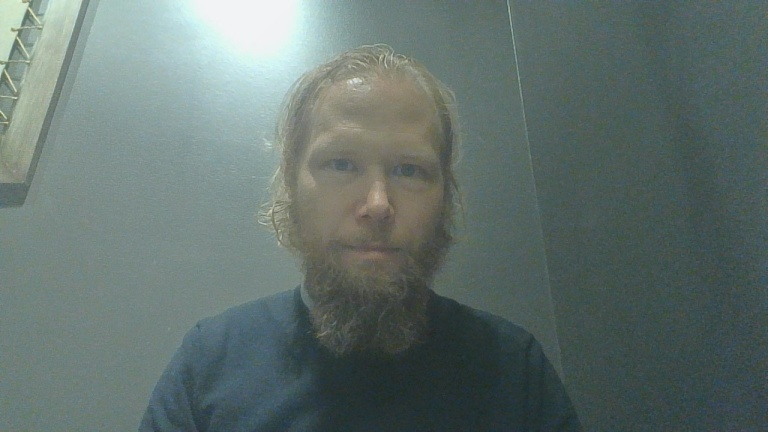
#> input picture billedanalyse/spr_s.jpg, 768 x 432 px
$ python blur.py
#> lines starting #> are read from the running program, lines starting #| are printed output that depends on the picture; after the words box and inside, x2 and y2 are one past the last pixel; in counts of white or black regions, pixels touching at a corner belong together; long printed decimals are rounded
import cv2
import numpy as np
from math import tan, atan2, sqrt, degrees

img = cv2.imread('spr_s.jpg', cv2.IMREAD_UNCHANGED)
#> img is the input picture: shape (432, 768, 3); mean B, G, R 110, 113.7, 99

gray = cv2.cvtColor(img, cv2.COLOR_BGR2GRAY)
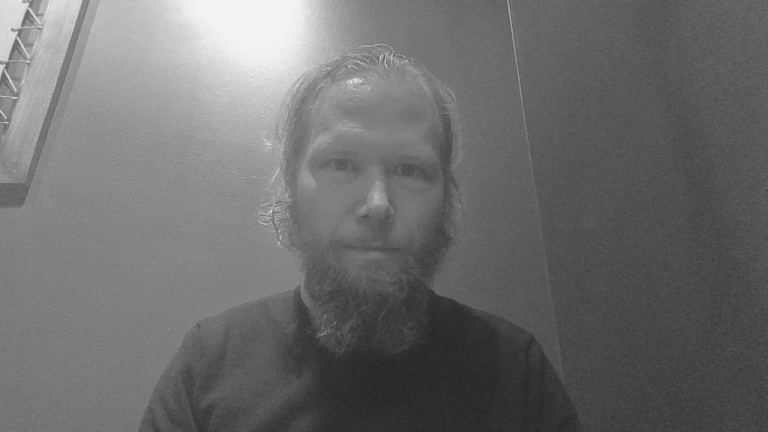
#> gray: shape (432, 768); min 36, max 244, mean 108.9
copy = gray.copy()
rows,cols = gray.shape
#> rows = 432; cols = 768
whites = []
for i in range(rows):
    for j in range(2,cols):
        k = int(gray[i,j])
        km1 = int(gray[i,j-1])
        if abs(k - km1) > 10:
            copy[i,j] = 255
            whites.append((i,j))
        else:
            copy[i,j] = 0
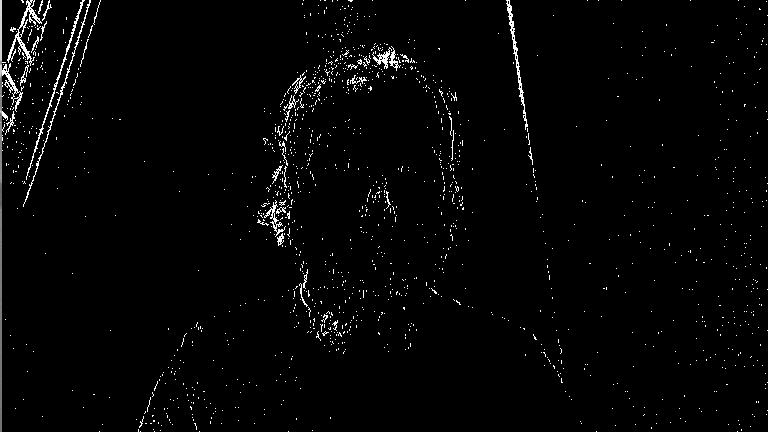
#> copy: shape (432, 768); min 0, max 255, mean 5
#> after the loop, whites = 6081 pairs, first value 0 to 431, second value 2 to 767
hough_space = np.zeros((180,881), np.uint8)
#(r,a): distance, angle
#Angle between [0;180]
#distance between [0;distance between origin and pixel]
print(len(whites), hough_space.shape)
#| 6081 (180, 881)
print(hough_space[0,0])
for pixel in whites:
    a = degrees(atan2(pixel[1], pixel[0]))
    r = sqrt(pixel[0]**2 + pixel[1]**2)
    hough_space[int(a),int(r)] += 25
#> this loop made 6081 passes
#> (pixel, a, r) on passes 1 to 3: ((0, 21), 90, 21), ((0, 22), 90, 22), ((0, 27), 90, 27)
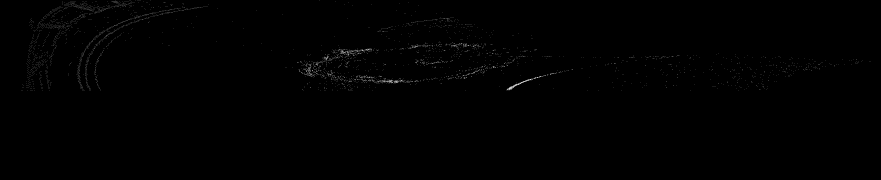
#> hough_space: shape (180, 881); min 0, max 225, mean 1
rows,cols = hough_space.shape
#> rows = 180; cols = 881
max = 0
max_x = 0
max_y = 0
for y in range(rows):
    for x in range(cols):
        if hough_space[y,x] > max:
            max = hough_space[y,x]
            max_x = x
            max_y = y
#> after the loop, max = 225; max_x = 530; max_y = 79
print("Max line found at: {},{}. Value: {}".format(max_x, max_y,max))
#| Max line found at: 530,79. Value: 225

a = tan(max_y)
#> a = 0.496
for i in range(-100,100):
    x = max_x + i
    y = max_x + x * a
    print("Red: {},{}".format(y,x))
    try:
        img[int(y),int(x)] = [0,0,255]
    except:
        pass
#> this loop made 200 passes
#> y on passes 1 to 3: 743.1, 743.6, 744.1
#| Red: 743.141,430
#| Red: 743.637,431
#| Red: 744.133,432
#| Red: 744.628,433
#| Red: 745.124,434
#| Red: 745.620,435
#| Red: 746.115,436
#| Red: 746.611,437
#> (further printed lines are left out)
for x in range(20):
    for y in range(20):
        img[y,x] = [0,0,255]
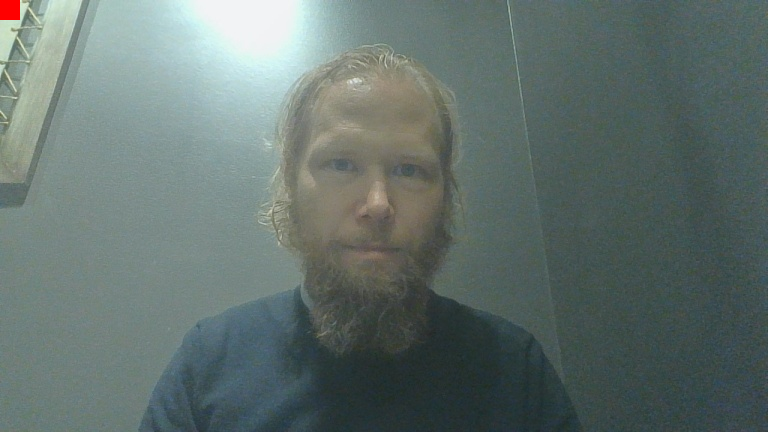
#> img: shape (432, 768, 3); 0.12% of pixels changed, all inside (x1, y1, x2, y2) = (0, 0, 20, 20)

cv2.imshow("Grayscale image", copy)
cv2.waitKey(0)
cv2.imshow("original", img)
cv2.waitKey(0)
cv2.imshow("Hough space", hough_space)
cv2.waitKey(0)
#cv2.imwrite("spr_s.jpg",resized)
cv2.destroyAllWindows()
